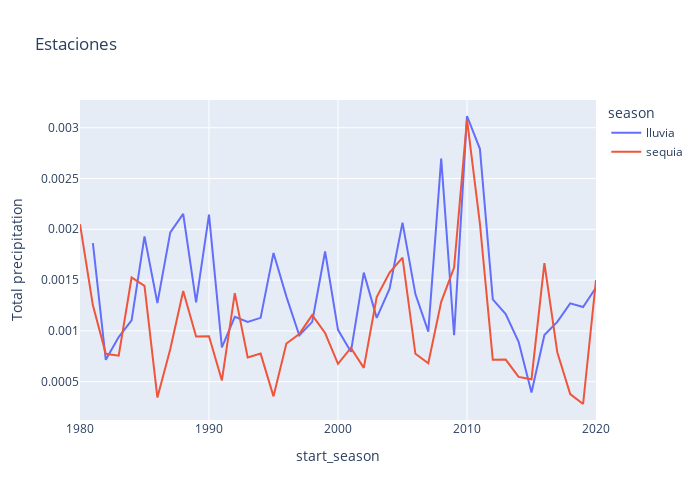

Write notebook code for a chart like this one.
### Code cell
import plotly.express as px

fig = px.line(data_season[(data_season.id==0)],
            x="start_season",
            y="Total precipitation",
            title='Estaciones',
            color='season',
            height=500,
            width=700)
fig.show()

### Figure 1 — Plotly figure (JSON) as saved in the notebook; plotly's stock layout.template omitted (floating-point values rounded to 4 significant figures)
{"data": [{"hovertemplate": "season=lluvia<br>start_season=%{x}<br>Total precipitation=%{y}<extra></extra>", "legendgroup": "lluvia", "line": {"color": "#636efa", "dash": "solid"}, "mode": "lines", "name": "lluvia", "orientation": "v", "showlegend": true, "type": "scatter", "x": [1981, 1982, 1983, 1984, 1985, 1986, 1987, 1988, 1989, 1990, 1991, 1992, 1993, 1994, 1995, 1996, 1997, 1998, 1999, 2000, 2001, 2002, 2003, 2004, 2005, 2006, 2007, 2008, 2009, 2010, 2011, 2012, 2013, 2014, 2015, 2016, 2017, 2018, 2019, 2020], "xaxis": "x", "y": [0.001863, 0.000715, 0.000939, 0.001103, 0.00193, 0.001274, 0.001969, 0.002151, 0.001282, 0.002145, 0.0008385, 0.001139, 0.001089, 0.001128, 0.001767, 0.001337, 0.0009552, 0.001089, 0.001782, 0.00101, 0.0007937, 0.001573, 0.001128, 0.001416, 0.002066, 0.001362, 0.000993, 0.002695, 0.0009566, 0.003115, 0.002792, 0.00131, 0.001166, 0.0008928, 0.0003932, 0.0009597, 0.001089, 0.001271, 0.001235, 0.001427], "yaxis": "y"}, {"hovertemplate": "season=sequia<br>start_season=%{x}<br>Total precipitation=%{y}<extra></extra>", "legendgroup": "sequia", "line": {"color": "#EF553B", "dash": "solid"}, "mode": "lines", "name": "sequia", "orientation": "v", "showlegend": true, "type": "scatter", "x": [1980, 1981, 1982, 1983, 1984, 1985, 1986, 1987, 1988, 1989, 1990, 1991, 1992, 1993, 1994, 1995, 1996, 1997, 1998, 1999, 2000, 2001, 2002, 2003, 2004, 2005, 2006, 2007, 2008, 2009, 2010, 2011, 2012, 2013, 2014, 2015, 2016, 2017, 2018, 2019, 2020], "xaxis": "x", "y": [0.00205, 0.001252, 0.0007745, 0.0007565, 0.001525, 0.001443, 0.0003438, 0.0008221, 0.001393, 0.0009448, 0.0009477, 0.0005124, 0.001372, 0.0007392, 0.0007766, 0.0003558, 0.0008762, 0.0009701, 0.001155, 0.0009792, 0.0006748, 0.0008332, 0.000636, 0.001333, 0.001574, 0.001722, 0.0007744, 0.0006813, 0.001286, 0.001624, 0.003081, 0.002057, 0.0007163, 0.0007176, 0.0005473, 0.0005243, 0.001667, 0.0007905, 0.0003779, 0.0002805, 0.0015], "yaxis": "y"}], "layout": {"height": 500, "legend": {"title": {"text": "season"}, "tracegroupgap": 0}, "title": {"text": "Estaciones"}, "width": 700, "xaxis": {"anchor": "y", "domain": [0, 1], "title": {"text": "start_season"}}, "yaxis": {"anchor": "x", "domain": [0, 1], "title": {"text": "Total precipitation"}}}}
